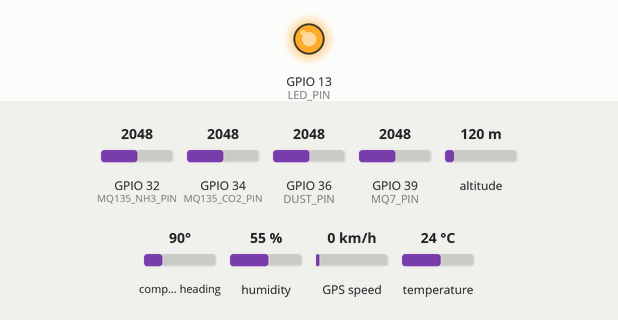
Simulated run of this sketch. Board: ESP32. On the bench: output pins drawn as LEDs (lit = HIGH). The test bench sets the inputs (shaded band); at power-on: GPIO 32 (MQ135_NH3_PIN) = 2048, GPIO 34 (MQ135_CO2_PIN) = 2048, GPIO 36 (DUST_PIN) = 2048, GPIO 39 (MQ7_PIN) = 2048, altitude 120 m, compass heading 90°, humidity 55 %, GPS speed 0 km/h, temperature 24 °C (analog values on the 0–4095 scale). The GPS gets a fix after 3 s at 37.7749, -122.4194 with 8 satellites; the modem accepts every AT command (registered, SIM ready, sends succeed) and sends nothing else; what the sketch prints to the serial monitor is not drawn.

Above: at 27.15 s.
Timing chart, 0 to 46.5 s (numbered marks = the images above):
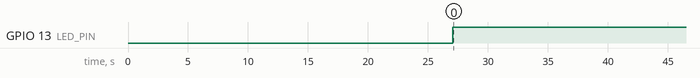

The sketch:

ESP32_AIR_IOT.ino
```cpp
#include <DHT.h>
#include <SoftwareSerial.h>
#include <TinyGPS++.h>

// Conversion factors (adjust these based on sensor calibration)
const float NH3_CONVERSION_FACTOR = 0.65; // Adjust as needed
const float CO2_CONVERSION_FACTOR = 0.65; // Adjust as needed
const float CO_CONVERSION_FACTOR = 1.0;  // Adjust as needed

#define DHTPIN 27
#define DHTTYPE DHT11

#define MQ7_PIN 39
#define MQ135_NH3_PIN 32
#define MQ135_CO2_PIN 34

#define DUST_PIN 36
#define LED_PIN 13

#define GSM_TX_PIN 19
#define GSM_RX_PIN 18

#define GPS_TX_PIN 23
#define GPS_RX_PIN 22

DHT dht(DHTPIN, DHTTYPE);
SoftwareSerial gsmSerial(GSM_TX_PIN, GSM_RX_PIN);
SoftwareSerial gpsSerial(GPS_TX_PIN, GPS_RX_PIN);
TinyGPSPlus gps;

unsigned long previousReadingTime = 0;
unsigned long previousGsmTime = 0;

const unsigned long readingInterval = 1000;
const unsigned long gsmInterval = 30000;

float temperature, humidity;
float latitude, longitude;
float coValue, co2Value, nh3Value;
float pm25Value;

void setup() {
  Serial.begin(115200);
  gsmSerial.begin(9600);
  gpsSerial.begin(9600);

  pinMode(LED_PIN, OUTPUT);
  analogReadResolution(10);

  initGPRS();
}

void loop() {
  checkGPS();
  unsigned long currentMillis = millis();

  if (currentMillis - previousReadingTime >= readingInterval) {
    previousReadingTime = currentMillis;

    float t = dht.readTemperature();
    if (!isnan(t)) temperature = t;
    float h = dht.readHumidity();
    if (!isnan(h)) humidity = h;

    if (temperature < 20) {
      temperature = abs(temperature * 2);
      humidity = abs(humidity / 2);
    }

    int mq7Value = analogRead(MQ7_PIN);
    int mq135Value1 = analogRead(MQ135_NH3_PIN);
    int mq135Value2 = analogRead(MQ135_CO2_PIN);

    float voltageNH3 = (float)mq135Value1 * (3.3 / 1023.0);
    nh3Value = voltageNH3 * NH3_CONVERSION_FACTOR;

    float voltageCO2 = (float)mq135Value2 * (3.3 / 1023.0);
    co2Value = voltageCO2 * CO2_CONVERSION_FACTOR;

    float voltageCO = (float)mq7Value * (3.3 / 1023.0);
    coValue = voltageCO * CO_CONVERSION_FACTOR;

    // read PM2.5 reading
    digitalWrite(LED_PIN, LOW); // power on the LED
    delayMicroseconds(280); // Wait 0.28ms according to DS
    int pmValue = analogRead(DUST_PIN); // take analog reading
    delay(1);
    digitalWrite(LED_PIN, HIGH); // turn the LED off
    float pmVolt = pmValue * (3.3 / 1023.0);
    pm25Value = abs(0.18 * pmVolt);

    printLog();
  }

  if (currentMillis - previousGsmTime >= gsmInterval) {
    previousGsmTime = currentMillis;
    sendServer();
  }
}

void checkGPS() {
  while (gpsSerial.available() > 0) {
    if (gps.encode(gpsSerial.read())) {
      if (gps.location.isValid()) {
        latitude = gps.location.lat();
        longitude = gps.location.lng();
      }
    }
  }
}

void printLog() {
  Serial.print((String)temperature + " | ");
  Serial.print((String)humidity + " | ");
  Serial.print((String)nh3Value + " | ");
  Serial.print((String)co2Value + " | ");
  Serial.print((String)coValue + " | ");
  Serial.print((String)pm25Value + " | ");
  Serial.print((String)latitude + " | ");
  Serial.println((String)longitude + " | ");
}

void initGPRS() {
  // Wait 15sec for SIM connected
  for (int i = 0; i < 150; i++) {
    delay(100);
  }
  gsmSerial.print(F("AT\r\n"));
  delay(1000);
  gsmSerial.print(F("ATE0\r\n"));
  delay(1000);
  gsmSerial.println(F("AT+SAPBR=3,1,\"CONTYPE\",\"GPRS\""));
  delay(1000);
  gsmSerial.println(F("AT+SAPBR=3,1,\"APN\",\"wap\""));
  delay(1000);
  gsmSerial.println(F("AT+CGATT=1"));
  delay(1000);
  gsmSerial.println(F("AT+SAPBR=1,1"));
  // Wait 6sec for GPRS connected
  for (int i = 0; i < 60; i++) {
    delay(100);
  }
  gsmSerial.println(F("AT+HTTPINIT"));
  delay(1000);
}

void sendServer() {
  // Construct your HTTP GET request here using the sensor values
  String httpRequest = "AT+HTTPPARA=\"URL\",\"http://esinebd.com/projects/AirQuality/update_machine.php?";
  httpRequest += "v1=" + String(temperature);
  httpRequest += "&v2=" + String(humidity);
  httpRequest += "&v3=" + String(nh3Value);
  httpRequest += "&v4=" + String(co2Value);
  httpRequest += "&v5=" + String(coValue);
  httpRequest += "&v6=" + String(pm25Value);
  httpRequest += "&v7=" + String(latitude, 6);
  httpRequest += "&v8=" + String(longitude, 7);
  httpRequest += "&map\"";
  Serial.println(httpRequest);
  gsmSerial.println(httpRequest);
  delay(1000);
  gsmSerial.println(F("AT+HTTPACTION=0"));
  // Wait 6sec for GET push
  for (int i = 0; i < 30; i++) {
    delay(100);
  }
}
```

Measured:
- by itself, GPIO 13 (LED_PIN): LOW → HIGH at 27.0 s
- by itself, everything shown: repeats every 30.0 s, in 52 steps
